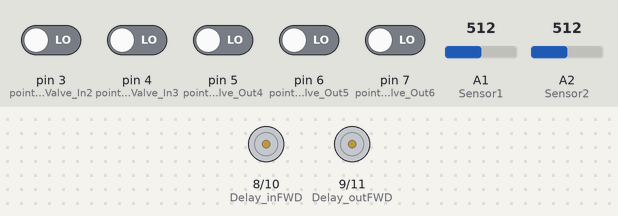
Recording of a sketch running on a simulated Arduino Uno, built with avr-gcc and run on an emulated ATmega328P. Shown: motor-driver pin pairs drawn as motors (green arrow = first pin HIGH = forward, orange = second pin HIGH = backward, longer = more drive). The inputs (shaded band) are chosen by the test bench; at power-on: pin 3 (point_BallValve_In2), pin 4 (point_BallValve_In3), pin 5 (point_BallValve_Out4), pin 6 (point_BallValve_Out5), pin 7 (point_BallValve_Out6) LOW, A1 (Sensor1) = 512, A2 (Sensor2) = 512.

Above: at 1.2 s.
1.3 s: A1 (Sensor1) set to 1011
2.8 s: A1 (Sensor1) set to 1023
At 4.0 s:
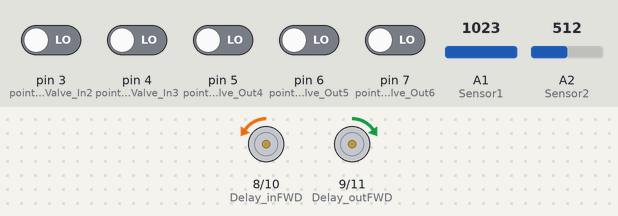
4.3 s: A2 (Sensor2) set to 1023
At 5.4 s:
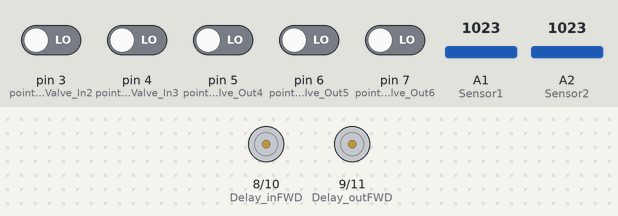
5.8 s: A1 (Sensor1) set to 900
At 6.5 s:
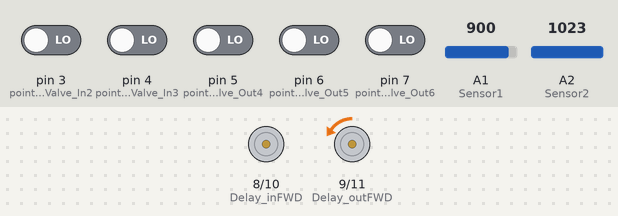
Timing chart, 0 to 8.3 s (numbered marks = the images above; inputs shaded):
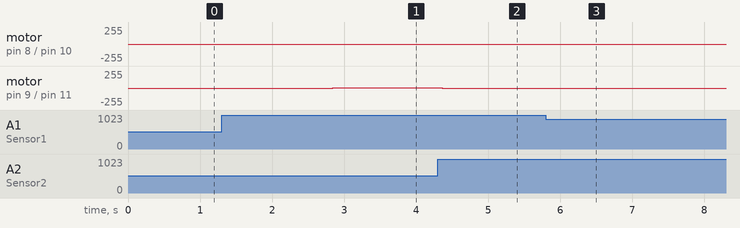

The sketch:

sketch_LPMeasure.ino
```cpp
/*
 产量量计量程序
该程序通过称重传感器测量桶内液体质量，来判断桶有没有满，当桶内液体满之后，切换到另一个桶内
通过两个桶的交替进液和排液，从而计算出了液体体积，最后也实现了计量流量

由Army-Ant技术服务公司Bamboo编写
QQ:997876984
于2016年4月9日完成
可以转载或者使用，但请说明程序出处
 */
#include "Defines.h"
/*
 * 定义两个变量，用来存储传感器读出来的数据
 */
 int sensorValue1 = 0;
 int sensorValue2 = 0;
 float weight1=0;//桶1液体的重量
 float weight2=0;//桶2液体的重量
 unsigned long LiquidProduction=0;//产液量，即累计流量。必须申明为全局变量，最大计量到43万方
 unsigned long T1=0;
 unsigned long T2=0;
 float LPS=0;//瞬时流量
  /*
 * 函数申明区域，实践证明arduino不要函数申明
 */
//void ValveControl(int Point,int Delay);
void setup() {
  Init();
  }
void loop() {
  LPS=LPMeasure();
}
float LPMeasure()
{
      sensorValue1 = analogRead(Sensor1);
      sensorValue2 = analogRead(Sensor2);//读取到数字是0-1023的数字，需要转化成重量
      weight1=sensorValue1/1023*sensorFS;//将传感器值转换为实际测量的重量
      weight2=sensorValue2/1023*sensorFS;
     /*
     * 每满一罐，就进行排液，同时另一个罐进行储液
     */
      if(weight1>=weightFull&&weight2<=weightEmpty)
      {
          T1=millis();//记录桶1满切换到桶2时的时间点，单位ms
          change(1,2);//当1满，2排空时进行换罐
          LiquidProduction=LiquidProduction+PerVolume;//每次计量液量
      }
      if(weight2>=weightFull&&weight1<=weightEmpty)
      {
          T2=millis();//记录桶2满切换到桶1时的时间点，单位ms
          change(2,1);//当2满，1排空时进行换罐
          LiquidProduction=LiquidProduction+PerVolume;//每次计量液量
       }
       LPS=PerVolume*0.001*3600*1000/(T1-T2);//瞬时产液量，单位：方/小时
       return LPS;
}
  /*
 * 进行倒换罐进行储液程序
 * 当1在进液的时候，2在排液。2在进液的时候1在排液
 */
void change(int From,int To)
{
   if(From==1&&To==2)
   {
        ValveControl(point_BallValve_In2,Delay_inREV);//向罐2进液
        ValveControl(point_BallValve_Out5,Delay_outFWD);//罐1开始排液
    }
    else
    {
        ValveControl(point_BallValve_In3,Delay_inFWD);//向罐1进液
        ValveControl(point_BallValve_Out6,Delay_outREV);//罐2开始排液
    }
}
 /*
 * ValveControl阀门开关控制程序
 * 控制继电器Delay将阀门开到Point位置，并停止旋转
 */
void ValveControl(int Point,int Delay)
{
   do{
        digitalWrite(Delay,HIGH);
    } while(digitalRead(Point)==1);
    digitalWrite(Delay,LOW);
}
```

Defines.h
```cpp
/*
 * 定义了出液计量系统中球阀的位置点对应的管脚
 * in1进口总，in2进口去罐1，in3进口去罐2
 * out4出口总，out5罐1出口，out6罐2出口
 */
#define point_BallValve_In1 2
#define point_BallValve_In2 3
#define point_BallValve_In3 4
#define point_BallValve_Out4 5
#define point_BallValve_Out5 6
#define point_BallValve_Out6 7
/*
 * 定义了控制控制球阀继电器对应的管脚
 * 进口球阀控制Delay_in
 * 出口球阀控制Delay_out
 */
#define Delay_inFWD 8//Forward正转
#define Delay_outFWD 9
#define Delay_inREV 10//reversal反转
#define Delay_outREV 11
/*
 * 定义了称重传感器对应的管脚
 * 罐1的传感器Sensor1
 * 罐2的传感器Sensor2
 * 注意：购买的传感器必须通过变送器将信号转化为0-5V的电压
 */
#define Sensor1 A1
#define Sensor2 A2
#define sensorFS 50.0//full scale 满量程值，是个常数值，暂时定义为50kg
#define weightFull 45.0//满桶时的重量*******需要在实际中测试*******
#define weightEmpty 1.0//空桶时的重量*******需要在实际中测试*******
#define PerVolume 44//每桶液体的体积*******需要在实际中测试*******
```

Init.ino
```cpp
  void Init()
  {
      pinMode(point_BallValve_In1,INPUT);
      pinMode(point_BallValve_In2,INPUT);
      pinMode(point_BallValve_In3,INPUT);
      pinMode(point_BallValve_Out4,INPUT);
      pinMode(point_BallValve_Out5,INPUT);
      pinMode(point_BallValve_Out6,INPUT);
      pinMode(Delay_inFWD,OUTPUT);
      pinMode(Delay_outFWD,OUTPUT);
      pinMode(Delay_inREV,OUTPUT);
      pinMode(Delay_outREV,OUTPUT);
     /*
     * 初始化，进口阀门开到位置3（罐1），出口阀门开到位置4（关闭）
     */
      ValveControl(point_BallValve_In3,Delay_inFWD);//已经打开罐1进口阀门
      ValveControl(point_BallValve_Out4,Delay_outFWD);//已经关闭出水阀门
  }
```

Measured:
- after the input at 1.3 s, every drawn part: stays the same
- after the input at 2.8 s, motor on pin 8 (Delay_inFWD) / pin 10 (Delay_inREV): stopped → backward 6/255 at once; motor on pin 9 (Delay_outFWD) / pin 11 (Delay_outREV): stopped → forward 6/255 at once
- after the input at 4.3 s, motor on pin 8 (Delay_inFWD) / pin 10 (Delay_inREV): backward 6/255 → stopped after 0.06 s; motor on pin 9 (Delay_outFWD) / pin 11 (Delay_outREV): forward 6/255 → stopped after 0.06 s
- after the input at 5.8 s, motor on pin 9 (Delay_outFWD) / pin 11 (Delay_outREV): stopped → backward 6/255 at once
